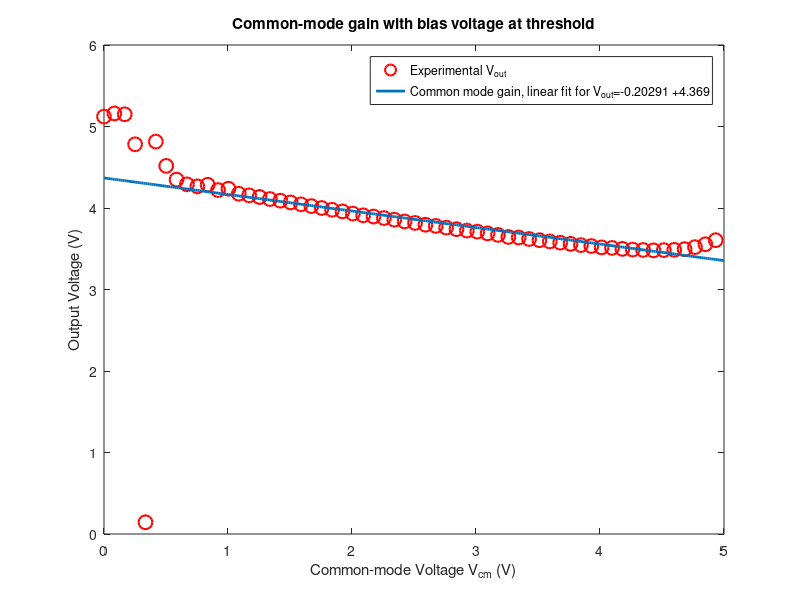

Source code (MATLAB):
%Experiment 1 Part 1 plotter
interval = 5;

%%Part 1
% Fit a straight line to your Vout versus
% Vcm curve and determine the common-mode voltage gain of your ampli?er from the slope
% of the best-?t line. In your report, include a plot showing Vout versus Vcm along with your
% best-?t line. Ideally, Vout should be about as far below V
% dd as V
% b is above ground and the
% common-mode gain should be negative with a magnitude on the order of a few percent. How
% does your common-mode gain compare to that?

load('Data/Experiment1Part1Data.mat')


p = polyfit(Vcm,Vout,1);
Vout_fit = p(1).*Vcm + p(2);
plot(Vcm(1:interval:end),Vout(1:interval:end), 'ro','MarkerSize',10, 'LineWidth', 1.5); hold on;
plot(Vcm,Vout_fit, 'Linewidth',2); hold on;

title('Common-mode gain with bias voltage at threshold');
xlabel('Common-mode Voltage V_{cm} (V)');
ylabel('Output Voltage (V)');


h = legend('Experimental V_{out}',...
 strcat('Common mode gain, linear fit for V_{out}=', num2str(p(1)), ' + ' , num2str(p(2))))

% 'I_1 - I_2 for V_2 = 2 V',...
% 'I_1 + I_2 for V_2 = 2 V',...
% 'I_1 for V_2 = 3 V',...
% 'I_2 for V_2 = 3 V',...
% 'I_1 - I_2 for V_2 = 3 V',...
% 'I_1 + I_2 for V_2 = 3 V',...
% 'I_1 for V_2 = 4 V',...
% 'I_2 for V_2 = 4 V',...
% 'I_1 - I_2 for V_2 = 4 V',...
% 'I_1 + I_2 for V_2 = 4 V','Location','SouthEast')